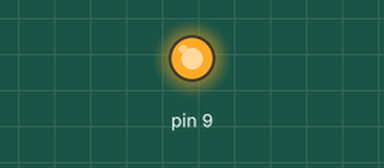
Recording of a sketch running on a simulated Arduino Uno, built with avr-gcc and run on an emulated ATmega328P. Shown: output pins drawn as LEDs (lit = HIGH).

Above: at 0.05 s.
At 1.55 s:
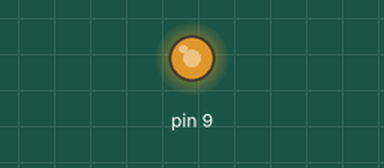
At 3.1 s:
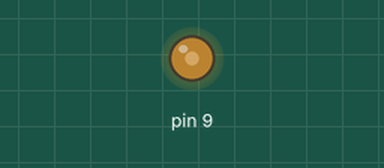
At 6.2 s:
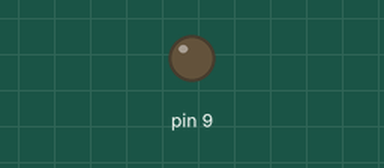
Timing chart, 0 to 8.1 s (numbered marks = the images above):
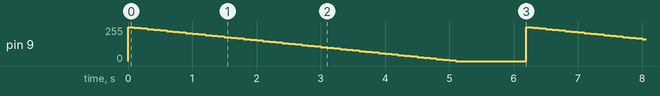

The sketch:

sample5_10.ino
```cpp
void setup() { }
void loop() {
   for(int i=0; i<256; i += 5) {
     analogWrite(9,255- i);     // PWM을 사용하는 아날로그 출력
     delay(100);
   }
   delay(1000);
}
```

Measured:
- by itself, pin 9: ramps from 255/255 to 0/255 and jumps back, once every 6.2 s
